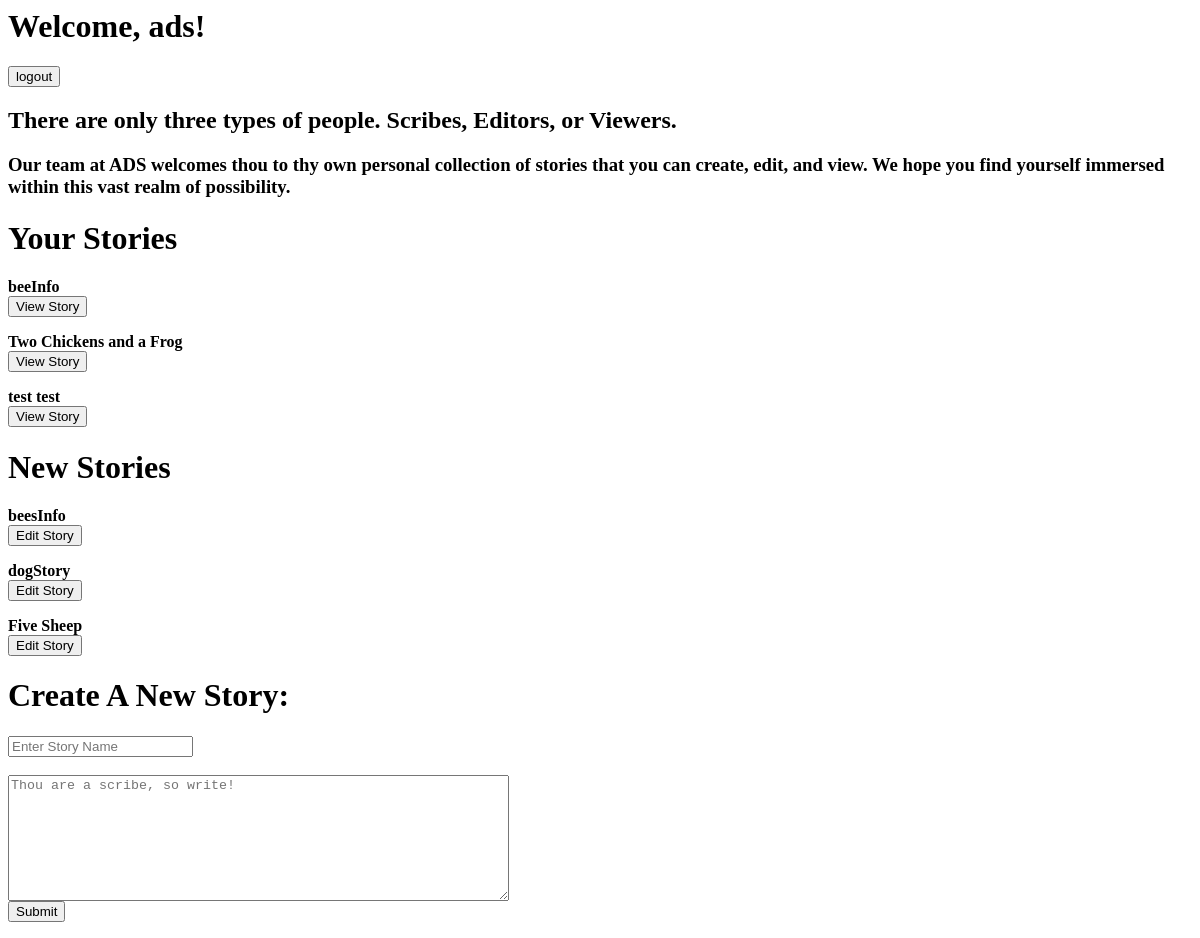
Before: /home (signed in) with the older database file.
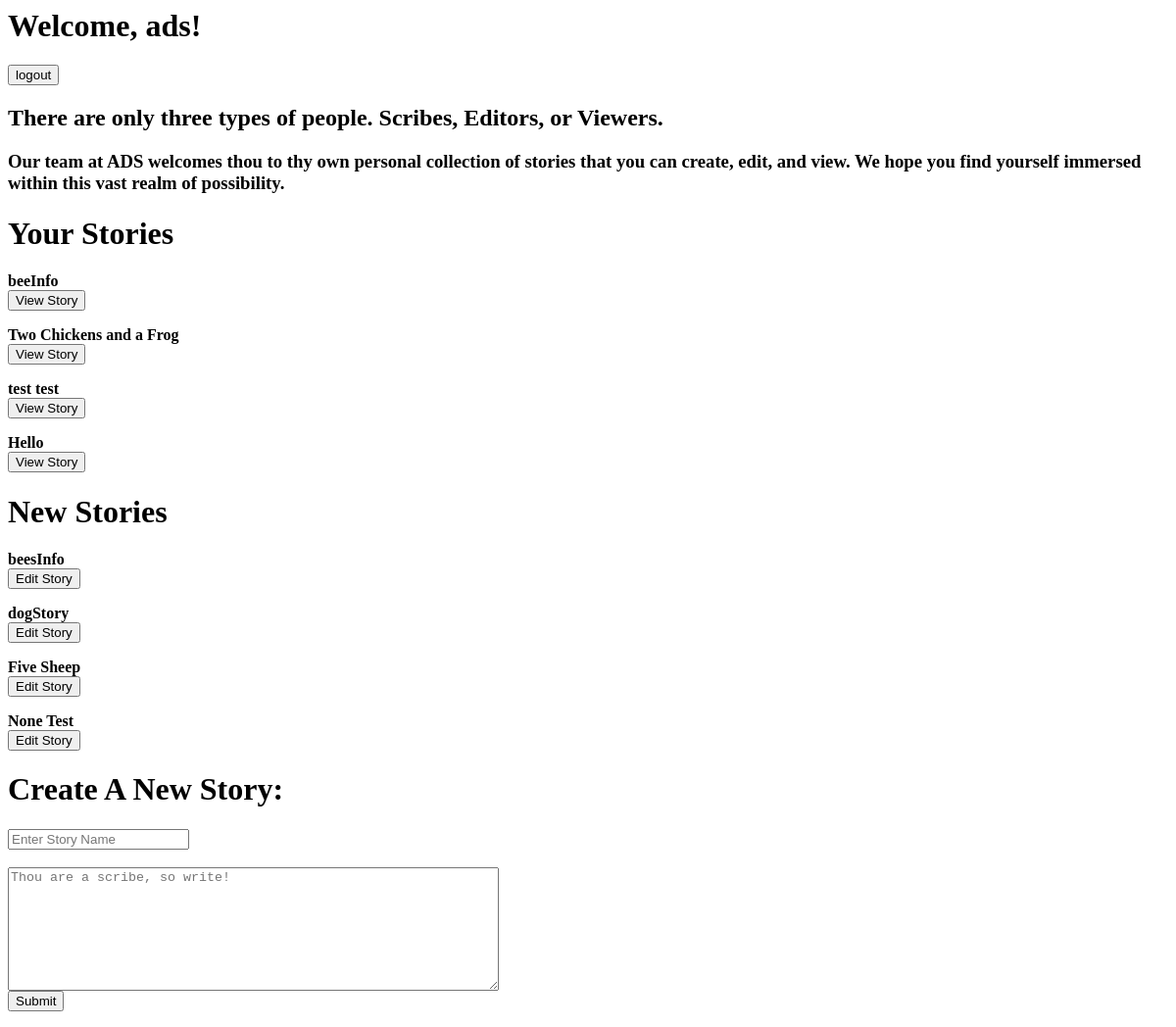
After: the same page with the newer database file.
### tables this page shows
CREATE TABLE StoryInfo (storyName TEXT, fullStory TEXT, lastAdded TEXT, Contributors TEXT);

### app/__init__.py (the view)
@app.route('/home')
def home():
    if 'username' not in session:
        return redirect("/login")
    username = session['username']
    password = session['password']
    if db_tools.verify_account(username, password):
        viewable_pages, editable_pages = db_tools.get_user_stories(username)[0], db_tools.get_user_stories(username)[1]
        print("viewable pages:" + str(viewable_pages))
        return render_template("home_page.html", username = username,
        viewable_stories = viewable_pages, editable_stories = editable_pages)

### app/db_tools.py (called while the page is built)
def get_table_list(tableName):
    db = sqlite3.connect(DB_FILE, check_same_thread=False)
    c = db.cursor()
    res = c.execute(f"SELECT * from {tableName}")
    out = res.fetchall()
    db.commit()
    db.close()
    return out

def verify_account(username, password):
    accounts = get_table_list("UserInfo")
    for account in accounts:
        if account[0] == username and account[1] == password:
            return True
    return False

def get_user_stories(username):
    viewable_stories = []
    editable_stories = []
    stories = get_table_list("StoryInfo")
    for story in stories:
        contributors = story[3].split(",")
        if username in contributors:
            viewable_stories.append(story[0])
        else:
            editable_stories.append(story[0])
    return viewable_stories, editable_stories

### app/templates/home_page.html (shortened to what this page needs)
<head>
  </head>
  <body>
    <h1>
          Welcome, {{username}}!
    </h1>
    <form action="/logout">
        <input type="submit" value="logout" />
    </form>
    <h2>
       There are only three types of people. Scribes, Editors, or Viewers.
    </h2>
    <h3>
       Our team at ADS welcomes thou to thy own personal collection of stories that you can create, edit, and view. We hope you find yourself immersed within this vast realm of possibility.
    </h3>
    <h1> Your Stories</h1>
    {% for page in viewable_stories %}
    <strong>{{page}}</strong>
    <form action="/view">
       <input type="submit" value="View Story">
    </form>
    {% endfor %}
    <h1> New Stories </h1>
    {% for page in editable_stories %}
    <strong>{{page}}</strong>
    <form action="/edit">
       <input type="submit" value="Edit Story">
    </form>
    {% endfor %}
    <h1> Create A New Story: </h1>
    <form action="/create_story" method="POST">
      <input type="text"name="storyName"placeholder="Enter Story Name" >
        <br>
        <br>
      <textarea placeholder="Thou are a scribe, so write!"rows = "8"cols = "60"name = "newText"></textarea>
      <br>
      <input type="submit" name="Create Story">
    </form>
  </body>
</html>

Changed rows visible on the page:
added StoryInfo: storyName "Hello", shown under "Your Stories"
added StoryInfo: storyName "None Test", shown under "New Stories"
